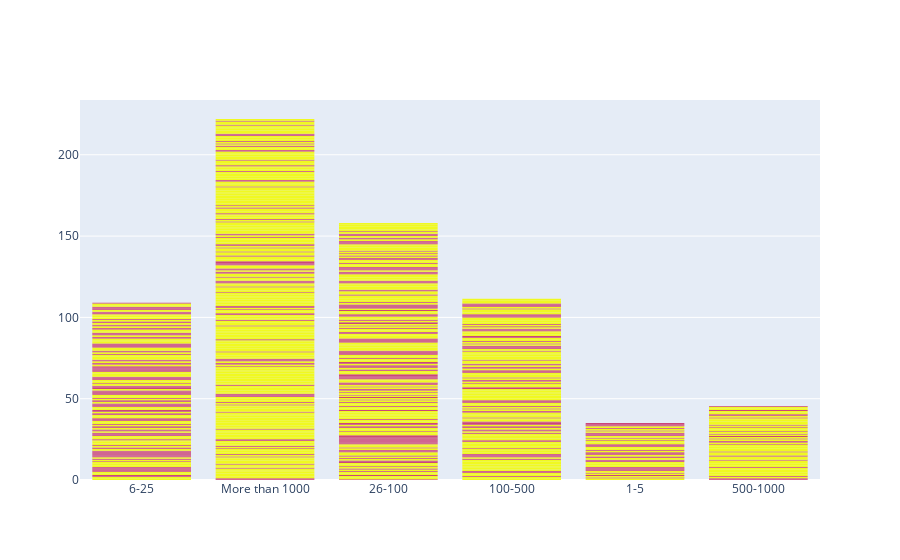

The cell this chart's notebook holds for it:
### Code cell
fig.update_traces(dict(marker_line_width=0))
fig.update_layout(barmode='relative')
fig.show()

### Figure 1 — Plotly figure (JSON) as saved in the notebook; plotly's stock layout.template omitted (floating-point values rounded to 4 significant figures; data arrays with more than 128 entries replaced by an {"elided": "..."} marker saying what was removed)
{"data": [{"marker": {"color": {"elided": "1259 float values"}, "line": {"width": 0}}, "name": "benefits", "x": {"elided": "1259 str values"}, "y": {"elided": "1259 float values"}, "type": "bar"}], "layout": {"barmode": "relative", "xaxis": {"type": "category", "range": [-0.5, 5.5], "autorange": true}, "yaxis": {"type": "linear", "range": [0, 233.7], "autorange": true}, "autosize": true}}
